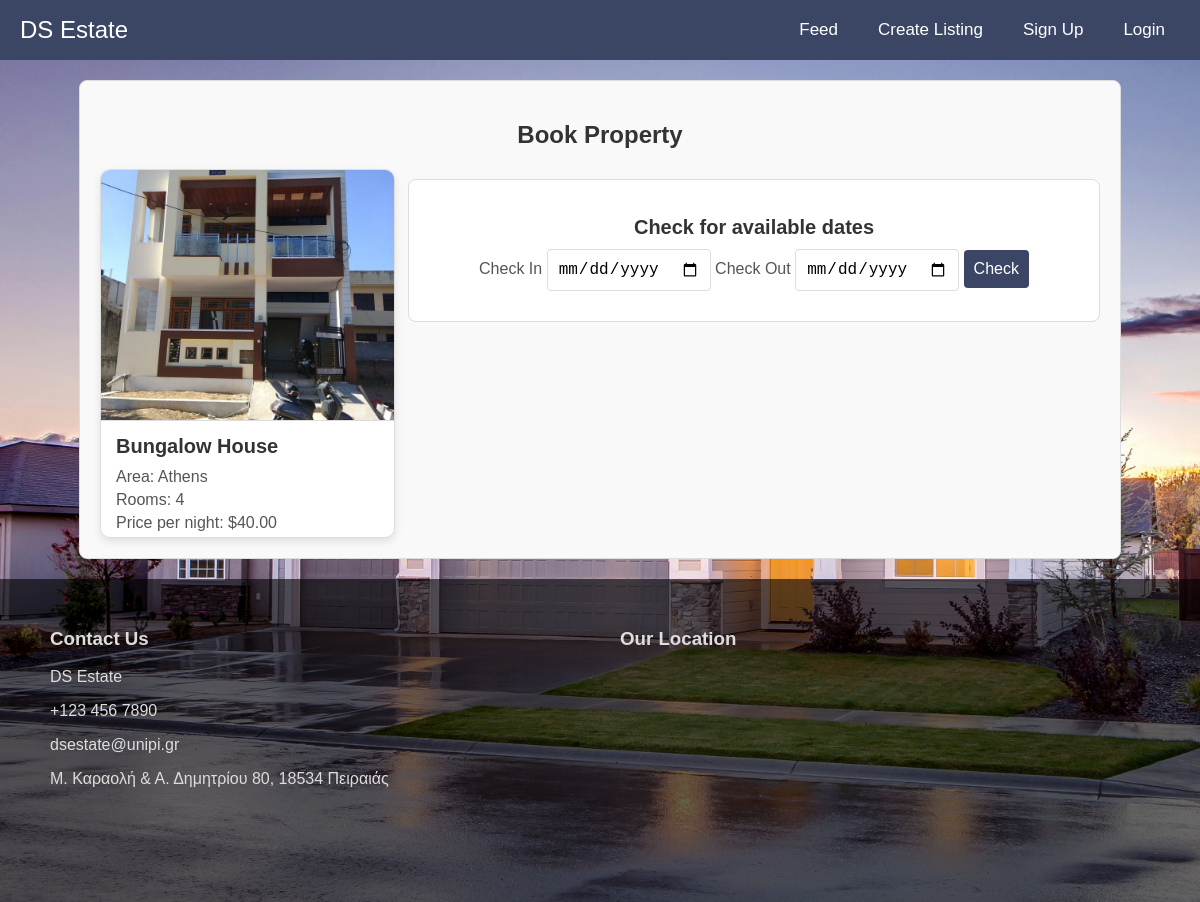
Screenshot of /DS_Estate_Website/booking.php?listing_id=9 with the database file from the repository.
### tables this page shows
CREATE TABLE `listings` (
  `id` int(11) NOT NULL,
  `user_id` int(11) DEFAULT NULL,
  `title` varchar(100) DEFAULT NULL,
  `area` varchar(100) DEFAULT NULL,
  `rooms` int(11) DEFAULT NULL,
  `price_per_night` decimal(10,2) DEFAULT NULL,
  `image_url` varchar(255) DEFAULT NULL
);

### DS_Estate_Website/includes/functions.inc.php (called while the page is built, shortened)
<?php
function getListingById($conn, $listing_id) {
    $sql = "SELECT * FROM listings WHERE id = ?";
    $stmt = $conn->prepare($sql);
    $stmt->bind_param("i", $listing_id);
    $stmt->execute();
    $result = $stmt->get_result();
    $listing = $result->fetch_assoc();
    return $listing;
}

### DS_Estate_Website/booking.php (the view, shortened to what this page needs)
<?php
include_once 'header.php';
$listing_id = $_GET['listing_id'];
$form= $_GET['form'] ?? 1;
$listing = getListingById($conn, $listing_id);
?>
<section class="booking">
    <h1>Book Property</h1>
    <div class="booking-content">
        <div class="listing">
            <img src="img/<?php echo $listing['image_url']; ?>" alt="<?php echo $listing['title']; ?>">
            <h2><?php echo $listing['title']; ?></h2>
            <p>Area: <?php echo $listing['area']; ?></p>
            <p>Rooms: <?php echo $listing['rooms']; ?></p>
            <p>Price per night: $<?php echo $listing['price_per_night']; ?></p>
        </div>
        <div class="booking-form">
            <?php if($form==1): ?>
                <form action="includes/booking.inc.php" method="post">
                    <h2>Check for available dates</h2>
                    <label for="checkin">Check In</label>
                    <input type="date" name="checkin">
                    <label for="checkout">Check Out</label>
                    <input type="date" name="checkout">
                    <button type="submit" name="check-date-submit">Check</button>
                </form>
            <?php
            elseif($form==2):
                include_once 'reservation.php';
            endif;
            ?>
        </div>
    </div>
</section>
<?php
include_once 'footer.php';
?>

### DS_Estate_Website/css/header.css (style rules this page uses)
body { font-family: Arial, sans-serif; margin: 0; padding: 0; background-image: url("../img/house1.jpg"); background-size: cover; }

### DS_Estate_Website/css/listing.css (style rules this page uses)
.listing { width: calc(33.333% - 40px); background-color: #fff; border: 1px solid #ddd; border-radius: 10px; box-shadow: 0 4px 8px rgba(0, 0, 0, 0.1); overflow: hidden; transition: transform 0.3s ease; }
.listing img { width: 100%; height: 50%; border-bottom: 1px solid #ddd; }
.listing h2 { font-size: 20px; margin: 10px 15px; color: #333; }
.listing img { width: 100%; height: 250px; object-fit: cover; border-bottom: 1px solid #ddd; }
.listing p { font-size: 16px; color: #555; margin: 5px 15px; }

### DS_Estate_Website/css/booking.css (style rules this page uses)
.booking { background-color: #f9f9f9; padding: 20px; border: 1px solid #ddd; border-radius: 8px; max-width: 1000px; margin: 20px auto; }
.booking h1 { text-align: center; color: #333; }
.booking-content { display: flex; justify-content: space-between; align-items: flex-start; }
.booking-form { flex: 0 0 65%; padding: 20px; background-color: #fff; border: 1px solid #ddd; border-radius: 8px; }
.booking-form { margin-top: 10px; text-align: center; }
.booking-form h2 { font-size: 20px; color: #333; margin-bottom: 10px; }
.booking-form label { font-size: 16px; color: #555; margin-bottom: 5px; display: inline; }
.booking-form input[type="date"], .booking-form button { padding: 10px; margin-bottom: 10px; font-size: 16px; border: 1px solid #ddd; border-radius: 4px; }
.booking-form button { background-color: #3a4664; color: #fff; border: none; cursor: pointer; transition: background-color 0.3s ease; }

### rows the page displays
listings: image_url (picture), title "Bungalow House", area "Athens", rooms "4", price_per_night "40.00"
